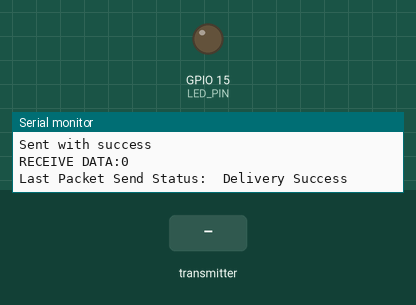
Recording of a sketch running on a simulated ESP32. Shown: output pins drawn as LEDs (lit = HIGH), the last lines printed to the serial monitor. Inputs (shaded band) come from the test bench.

Above: at 1.2 s.
1.3 s: the transmitter starts sending ledState = 1
At 2.9 s:
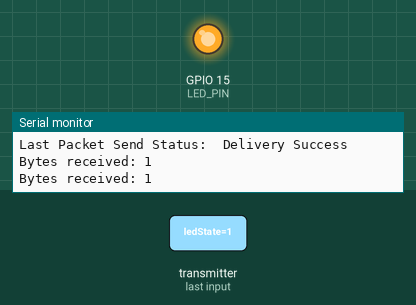
3.5 s: the transmitter starts sending ledState = 0
At 4.4 s:
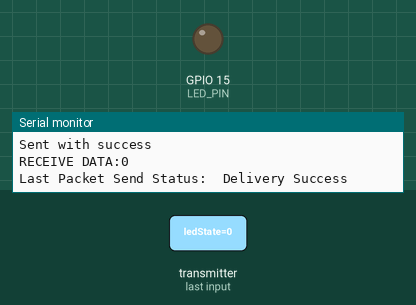
Timing chart, 0 to 6.5 s (numbered marks = the images above; inputs shaded):
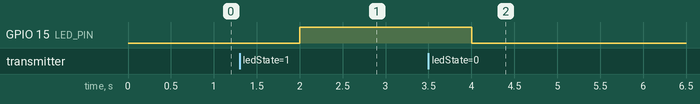

Measured:
- after the input at 1.3 s, GPIO 15 (LED_PIN): LOW → HIGH after 0.70 s
- after the input at 3.5 s, GPIO 15 (LED_PIN): HIGH → LOW after 0.50 s

The sketch:

ESP_NOW_38pin.ino
```cpp
//up to 250 bytes payload

#include <esp_now.h>
#include <WiFi.h>
#define LED_PIN 15
//#include <Wire.h>

//uint8_t broadcastAddress[] = {0x08, 0x3A, 0xF2, 0xAA, 0x0C, 0xEC};  // 38pin Mac Address
uint8_t broadcastAddress[] = {0x08, 0x3A, 0xF2, 0x7D, 0x48, 0xE0};  // Wemos
String success;
bool incomingState;

typedef struct struct_message {
    bool ledState;
} struct_message;

struct_message incomingReadings;
struct_message myState;

// Callback when data is sent
void OnDataSent(const uint8_t *mac_addr, esp_now_send_status_t status) {
  Serial.print("\r\nLast Packet Send Status:\t");
  Serial.println(status == ESP_NOW_SEND_SUCCESS ? "Delivery Success" : "Delivery Fail");
  if (status ==0){
    success = "Delivery Success :)";
  }
  else{
    success = "Delivery Fail :(";
  }
}

// Callback when data is received
void OnDataRecv(const uint8_t * mac, const uint8_t *incomingData, int len) {
  memcpy(&incomingReadings, incomingData, sizeof(incomingReadings));
  Serial.print("Bytes received: ");
  Serial.println(len);
  incomingState = incomingReadings.ledState;
}

void setup() {
  Serial.begin(115200);
  WiFi.mode(WIFI_STA);
  pinMode(LED_PIN, OUTPUT);

    // Init ESP-NOW
  if (esp_now_init() != ESP_OK) {
    Serial.println("Error initializing ESP-NOW");
    return;
  }

  esp_now_register_send_cb(OnDataSent);

  // Register peer
  esp_now_peer_info_t peerInfo;
  memcpy(peerInfo.peer_addr, broadcastAddress, 6);
  peerInfo.channel = 0;
  peerInfo.encrypt = false;

  // Add peer
  if (esp_now_add_peer(&peerInfo) != ESP_OK){
    Serial.println("Failed to add peer");
    return;
  }
  // Register for a callback function that will be called when data is received
  esp_now_register_recv_cb(OnDataRecv);


  myState.ledState = false;
}

void loop() {

  myState.ledState = !myState.ledState;
  Serial.print("myLEDSTATE : ");
  Serial.println(myState.ledState);

  // Send message via ESP-NOW
  esp_err_t result = esp_now_send(broadcastAddress, (uint8_t *) &myState, sizeof(myState));

  if (result == ESP_OK) {
    Serial.println("Sent with success");
  }
  else {
    Serial.println("Error sending the data");
  }
  Serial.print("RECEIVE DATA:");
  Serial.println(incomingState);
  digitalWrite(LED_PIN, incomingState);
  delay(2000);
}
```
